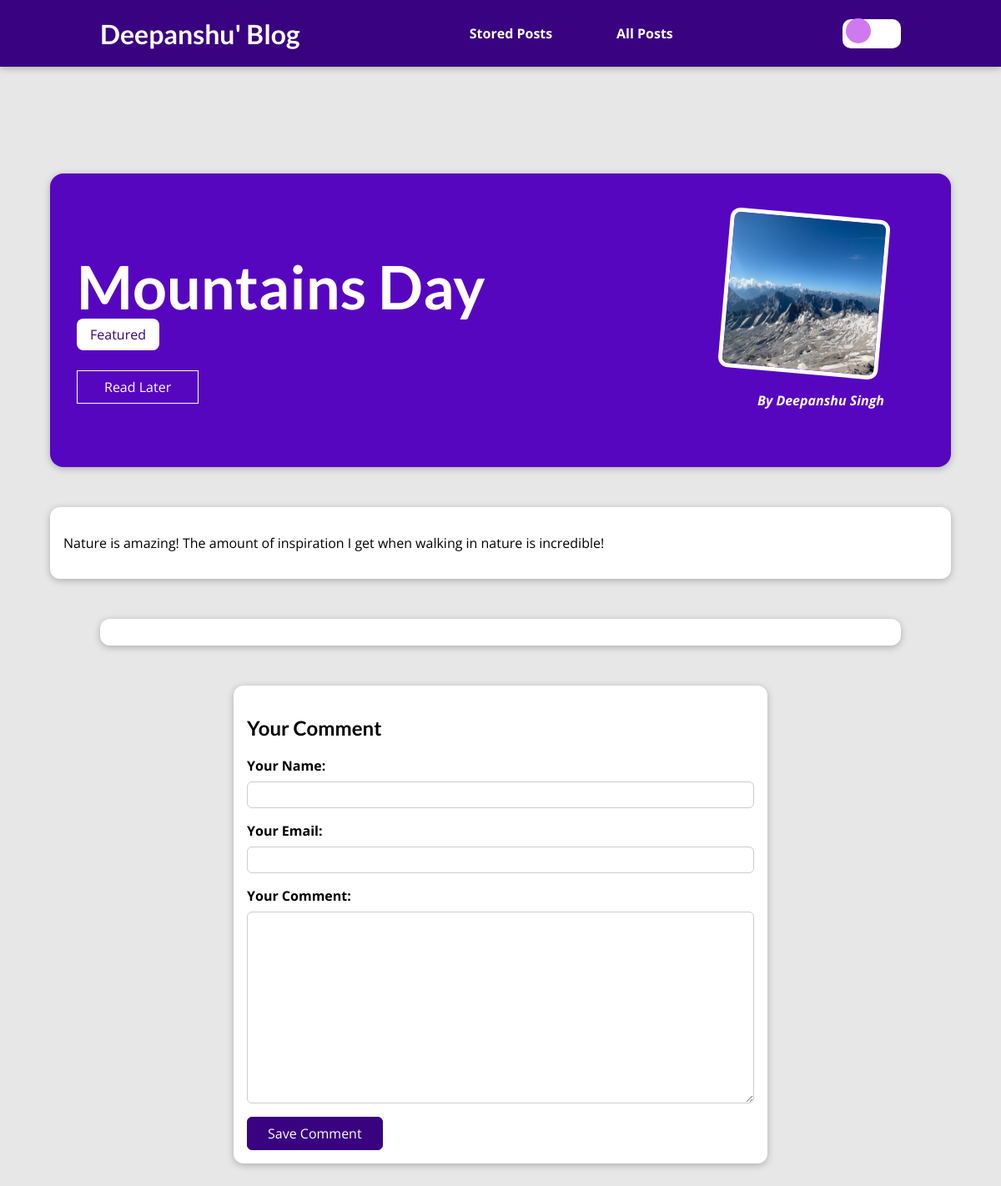
The app's page /posts/mountains-day with its own data.
### blog/models.py (models this page shows, shortened)
class Post(models.Model):
    title = models.CharField(max_length=150)
    excerpt = models.CharField(max_length=200)
    image = models.ImageField(upload_to="posts", null=True)
    date = models.DateField(auto_now=True)
    slug = models.SlugField(unique=True, db_index=True)
    content = models.TextField(validators=[MinLengthValidator(10)])
    author = models.ForeignKey(
        Author, on_delete=models.SET_NULL, null=True, related_name="posts")
    tags = models.ManyToManyField(Tag)

class Tag(models.Model):
    caption = models.CharField(max_length=20)

class Author(models.Model):
    first_name = models.CharField(max_length=100)
    last_name = models.CharField(max_length=100)
    email_address = models.EmailField()
    def full_name(self):
        return f"{self.first_name} {self.last_name}"
    def __str__(self):
        return self.full_name()

### blog/views.py (the view, shortened to what this page needs)
# urls.py: path("posts/<slug:slug>", views.SinglePostView.as_view(),
class SinglePostView(View):
    def is_stored_post(self, request, post_id):
        stored_posts = request.session.get("stored_posts")
        if stored_posts is not None:
          is_saved_for_later = post_id in stored_posts
        else:
          is_saved_for_later = False
        return is_saved_for_later
    def get(self, request, slug):
        post = Post.objects.get(slug=slug)
        context = {
            "post": post,
            "post_tags": post.tags.all(),
            "comment_form": CommentForm(),
            "comments": post.comments.all().order_by("-id"),
            "saved_for_later": self.is_stored_post(request, post.id)
        }
        return render(request, "blog/post-detail.html", context)

### blog/forms.py
class CommentForm(forms.ModelForm):
    class Meta:
        model = Comment
        exclude = ["post"]
        labels = {
          "user_name": "Your Name",
          "user_email": "Your Email",
          "text": "Your Comment"
        }

### blog/templates/blog/post-detail.html (shortened to what this page needs)
{% extends "base.html" %}
{% load static %}
{% block css_files %}
<link rel="stylesheet" href="{% static "blog/post-detail.css" %}" />
{% endblock %}
{% block content %}
<section id="summary">
  <h2>{{ post.title }}</h2>
  <div>
    {% for tag in post_tags %}
      <span class="tag">{{ tag.caption }}</span>
    {% endfor %}
  </div>
  <div id="read-later">
    <form action="{% url "read-later" %}" method="POST">
      <button>
        {% if saved_for_later %}
          Remove from "Read Later" List
        {% else %}
          Read Later
        {% endif %}
      </button>
    </form>
  </div>
  <article>
    <img src="{{ post.image.url }}" alt="{{ post.title }}" />
    <address>By <a href="mailto:{{ post.author.email_address }}">{{ post.author }}</a></address>
  </article>
</section>
<main>
  {{ post.content|linebreaks }}
</main>
<section id="comments">
</section>
<section id="comment-form">
  <h2>Your Comment</h2>
  <form action="{% url "post-detail-page" post.slug %}" method="POST">
    {% for form_field in comment_form %}
      <div class="form-control {% if form_field.errors %}invalid{% endif %}">
        {{ form_field.label_tag }}
        {{ form_field }}
      </div>
    {% endfor %}
    <button>Save Comment</button>
  </form>
</section>
{% endblock %}

### static/app.css (style rules this page uses)
* { box-sizing: border-box; }
html { font-family: 'Open Sans', 'Lato', sans-serif; }
body { margin: 0; }
h1, h2, h3 { font-family: 'Lato', sans-serif; font-weight: bold; }

### blog/static/blog/post-detail.css (style rules this page uses)
body { background-color: #e7e7e7; }
#summary { margin: 8rem auto 3rem auto; padding: 2rem; width: 90%; max-width: 90rem; border-radius: 16px; background-color: #5706c0; position: relative; box-shadow: 0 2px 8px rgba(0, 0, 0, 0.25); height: 22rem; }
#summary h2 { color: white; font-size: 4.5rem; margin-bottom: 0.25rem; }
#summary article { position: absolute; top: 2rem; right: 3rem; padding: 1rem 2rem; border-radius: 12px; text-align: right; color: white; }
#summary article img { width: 12rem; height: 12rem; border-radius: 12px; transform: rotateZ(5deg); border: 5px solid white; margin-bottom: 1rem; }
#summary address { font-weight: bold; }
#summary a { color: white; text-decoration: none; }
#read-later { margin: 2rem 0; }
#read-later button { background-color: transparent; border: 1px solid white; padding: 0.5rem 2rem; font: inherit; color: white; cursor: pointer; transition: 0.35s; }
main { width: 90%; max-width: 90rem; margin: 3rem auto; background-color: white; padding: 1rem; border-radius: 12px; box-shadow: 0 2px 8px rgba(0, 0, 0, 0.25); }
.tag { background-color: white; color: #390281; padding: 0.5rem 1rem; border-radius: 8px; }
#comment-form { margin: 3rem auto; width: 90%; max-width: 40rem; border-radius: 12px; background-color: white; box-shadow: 0 2px 8px rgba(0, 0, 0, 0.25); padding: 1rem; }
#comment-form button { font: inherit; background-color: #390281; color: white; border: 1px solid #390281; padding: 0.5rem 1.5rem; border-radius: 6px; cursor: pointer; }
.form-control { margin-bottom: 1rem; }
.form-control label { font-weight: bold; margin-bottom: 0.5rem; display: block; }
.form-control input, .form-control textarea { display: block; width: 100%; font: inherit; padding: 0.25rem; border-radius: 6px; border: 1px solid #ccc; }
#comments { margin: 3rem auto; width: 90%; max-width: 60rem; border-radius: 12px; background-color: white; box-shadow: 0 2px 8px rgba(0, 0, 0, 0.25); padding: 1rem 2rem; }

### records on screen
Post: title "Mountains Day", image (picture), author "Deepanshu Singh", content "Nature is amazing! The amount of inspiration I get when walking in nature is incredible!"
Tag: caption "Featured"
